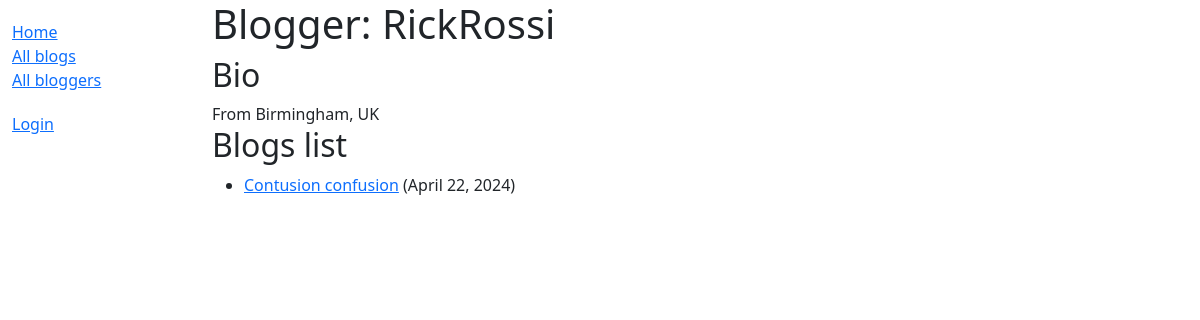
The page /blog/blogger/2 on the database as committed earlier.
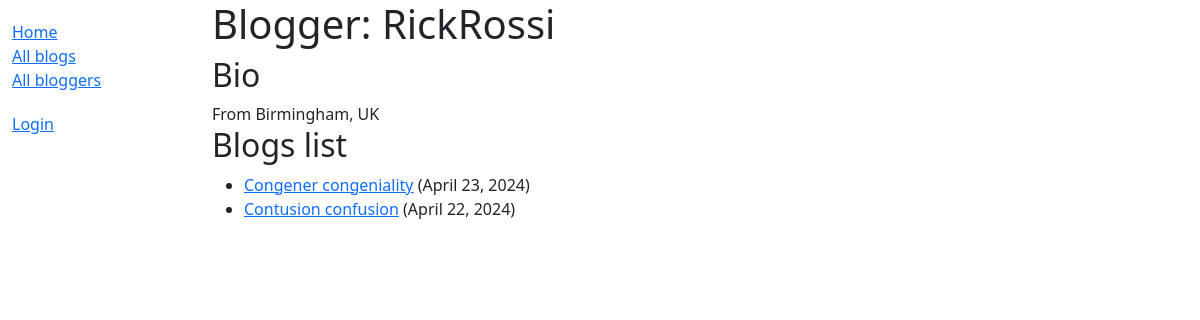
The same page on the database as committed later.
### blog/models.py (models this page shows, shortened)
class Blog(models.Model):
    title = models.CharField(max_length=200)
    description = models.TextField(help_text="Add blog here")
    date = models.DateField(auto_now_add=True)
    author = models.ForeignKey('Blogger', on_delete=models.CASCADE)
    class Meta:
        ordering = ['-date']
    def get_absolute_url(self):
        return reverse('blog-detail', args=[str(self.id)])

### blog/views.py (the view)
# urls.py: path('blogger/<int:pk>', views.BloggerDetailView.as_view(), name='blogger-detail'),
class BloggerDetailView(generic.DetailView):
    model = Blogger

### blog/templates/blog/blogger_detail.html
{% extends "base_generic.html" %}
{% block content %}
  <h1>Blogger: {{ blogger.author }}</h1>
  <h2>Bio</h2>
    {{ blogger.bio }}
    <h2>Blogs list</h2>
    <ul>
        {% for blog in blogger.blog_set.all %}
        <li><a href="{{ blog.get_absolute_url }}">{{ blog.title }}</a> ({{ blog.date }})</li>
        {% endfor %}
    </ul>
{% endblock %}

Rows that differ between the two databases and show on the page:
added Blog: title "Congener congeniality", date "April 23, 2024"
